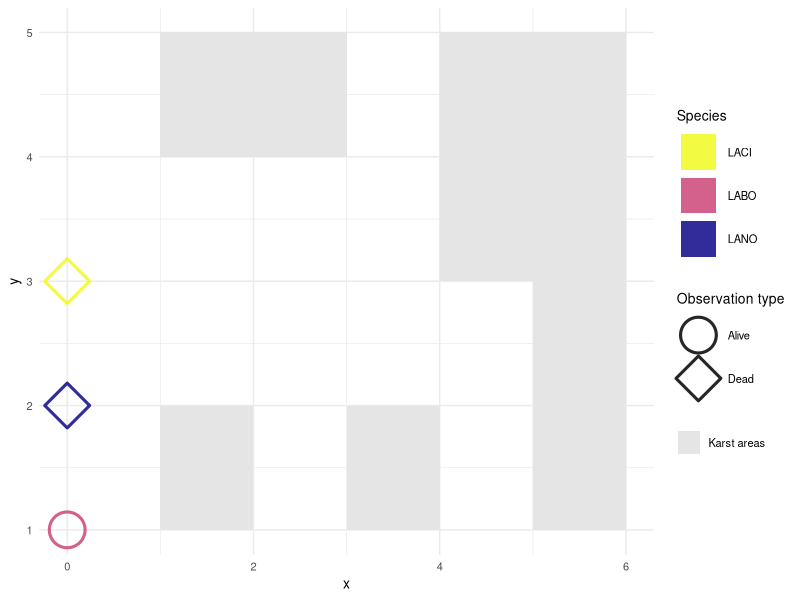
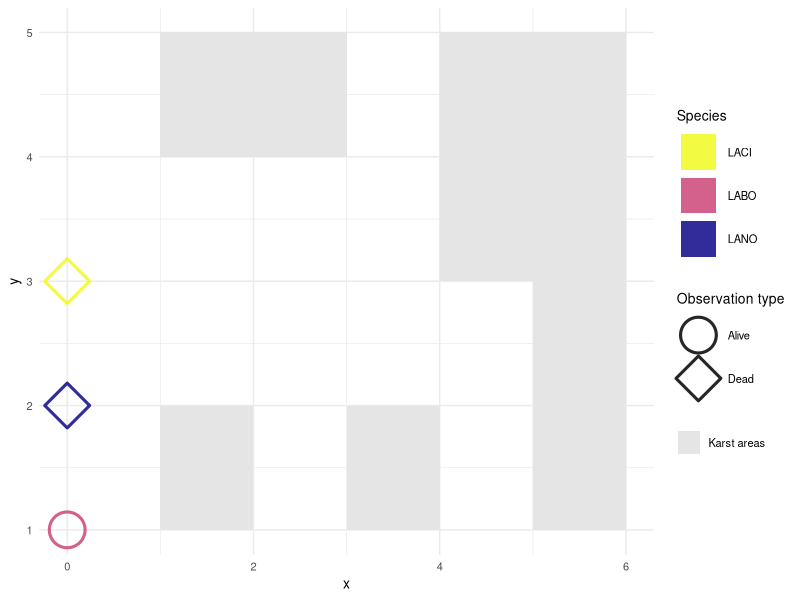

Recreate these plots in R, in order. (Note: this script raises an error after producing the figures.)
require(ggplot2)
ggplot() +
  
  geom_point(
    data = 
      data.frame(
        x = c(0,0,0),
        y = c(1,2,3),
        class = c("Alive", "Dead", "Dead"),
        Species = c("LACI", "LANO", "LABO")
      ),
    aes(x = x , y = y, shape = class, color = Species),
    size = 11, alpha = 0.85, stroke = 1.6
    ) +
  scale_shape_manual(name = "Observation type", values = c(21,23)) +
  scale_color_manual(values = rev(viridis::plasma(3)), labels = c("LACI", "LABO", "LANO")) +
  
  geom_rect(
    data = 
      data.frame(x1=c(1,3,1,5,4), x2=c(2,4,3,6,6), y1=c(1,1,4,1,3), y2=c(2,2,5,3,5), t=rep("Karst areas", 5), r=c(1,2,3,4,5)), 
    aes(xmin=x1, xmax=x2, ymin=y1, ymax=y2, fill=t), 
    color=NA
    ) +
  scale_fill_manual(name = NULL, values = "grey90") +
  
  guides(
    color = guide_legend(order = 1, override.aes = list(shape = 15)),
    shape = guide_legend(order = 2),
    fill = guide_legend(order = 3)
  ) +
  
  theme_minimal() +
  theme(
    text = element_text(size = 10)
  )

ggsave(filename = file.path(wd$figs, "legend_example.tif"), device = "tiff", width = 2, height = 4, units = "in")



# Approach 2 --------------------------------------------------------------

library(cowplot)
library(dplyr)

theme_set(theme_minimal())

allScales <-
  c("4" = "red"
    , "6" = "orange"
    , "8" = "green"
    , "0" = "blue"
    , "1" = "black"
    , "High MPG" = "cyan"
    , "Other Region" = "yellow")

mainPlot <-
  ggplot(mtcars, aes(x = disp
                     , y = mpg)) +
  ##region for high mpg 
  geom_rect(aes(fill = "High MPG")
            , xmin = min(mtcars$disp)-5
            , ymax = max(mtcars$mpg) + 2
            , xmax = mean(range(mtcars$disp))
            , ymin = 25
            , alpha = 0.02) + 
  ## test diff region
  geom_rect(aes(fill = "Other Region")
            , xmin = 300
            , xmax = 400
            , ymax = 30
            , ymin = 25
            , alpha = 0.02) + 
  geom_point(aes(fill = factor(vs)),shape = 23, size = 8, alpha = 0.4) +
  geom_point (aes(fill = factor(cyl)),shape = 21, size = 2) +
  scale_fill_manual(values = allScales)

vsLeg <-
  (ggplot(mtcars, aes(x = disp
                      , y = mpg)) +
     geom_point(aes(fill = factor(vs)), shape = 23, size = 8, alpha = 0.4) +
     scale_fill_manual(values = allScales
                       , name = "VS")
  ) %>%
  ggplotGrob %>%
  {.$grobs[[which(sapply(.$grobs, function(x) {x$name}) == "guide-box")]]}



cylLeg <-
  (ggplot(mtcars, aes(x = disp
                      , y = mpg)) +
     geom_point (aes(fill = factor(cyl)),shape = 21, size = 2) +
     scale_fill_manual(values = allScales
                       , name = "Cylinders")
  ) %>%
  ggplotGrob %>%
  {.$grobs[[which(sapply(.$grobs, function(x) {x$name}) == "guide-box")]]}


regionLeg <-
  (ggplot(mtcars, aes(x = disp
                      , y = mpg)) +
     geom_rect(aes(fill = "High MPG")
               , xmin = min(mtcars$disp)-5
               , ymax = max(mtcars$mpg) + 2
               , xmax = mean(range(mtcars$disp))
               , ymin = 25
               , alpha = 0.02) + 
     ## test diff region
     geom_rect(aes(fill = "Other Region")
               , xmin = 300
               , xmax = 400
               , ymax = 30
               , ymin = 25
               , alpha = 0.02) + 
     scale_fill_manual(values = allScales
                       , name = "Region"
                       , guide = guide_legend(override.aes = list(alpha = 0.4)))
  ) %>%
  ggplotGrob %>%
  {.$grobs[[which(sapply(.$grobs, function(x) {x$name}) == "guide-box")]]}


legendColumn <-
  plot_grid(
    # To make space at the top
    vsLeg + theme(legend.position = "none")
    # Plot the legends
    , vsLeg, regionLeg, cylLeg
    # To make space at the bottom
    , vsLeg + theme(legend.position = "none")
    , ncol = 1
    , align = "v")

plot_grid(mainPlot +
            theme(legend.position = "none")
          , legendColumn
          , rel_widths = c(1,.25))
